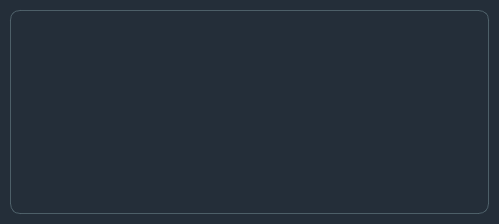
<?xml version="1.0" encoding="UTF-8"?>
<ui version="4.0">
 <class>MessageBoxStyled</class>
 <widget class="QDialog" name="MessageBoxStyled">
  <property name="geometry">
   <rect>
    <x>0</x>
    <y>0</y>
    <width>499</width>
    <height>224</height>
   </rect>
  </property>
  <property name="windowTitle">
   <string>Dialog</string>
  </property>
  <property name="styleSheet">
   <string notr="true">font: 63 9pt &quot;Yu Mincho Demibold&quot;;
border-radius: 10px;
margin: 10px;
border: 1px solid  rgba(88, 109, 117, 200);
padding: 15px 10px;
background-color: rgb(36, 46, 57);
selection-background-color: rgb(110, 135, 142);
color: rgb(130, 160, 168);
</string>
  </property>
 </widget>
 <resources/>
 <connections/>
</ui>
